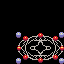

Rendered tile map (Tiled .tmx) drawn with the repository's tilesets; below, a short description and the full map source, tile grids included:
An orthogonal 4x4 tile map with 16x16 px tiles, 1 tile layer (Buildings) and 1 object (TileData).

<map version="1.5" tiledversion="1.7.2" orientation="orthogonal" renderorder="right-down" width="4" height="4" tilewidth="16" tileheight="16" infinite="0" nextlayerid="4" nextobjectid="2">
 <tileset firstgid="1" name="wizard_patio_tiles" tilewidth="16" tileheight="16" tilecount="8" columns="4">
  <image source="wizard_patio_tiles.png" width="64" height="32" />
 </tileset>
 <layer id="1" name="Buildings" width="4" height="4">
  <data encoding="csv">
0,0,0,0,
0,0,0,0,
0,1,2,3,
0,5,6,7
</data>
 </layer>
 <objectgroup id="3" name="Buildings">
  <object id="1" name="TileData" x="16" y="32" width="48" height="32">
   <properties>
    <property name="Passable" value="T" />
   </properties>
  </object>
 </objectgroup>
</map>
